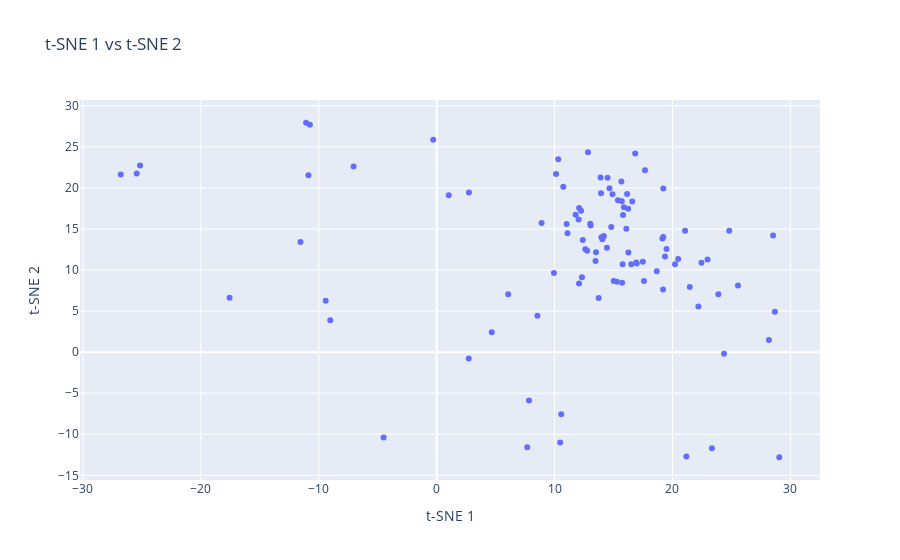

The cell this chart's notebook holds for it:
### Code cell
conv_tsne_embds = TSNE(n_components=2).fit_transform(conv_embds)
plot_words(conv_tsne_embds, 0, number_of_words, 1)

### Figure 1 — Plotly figure (JSON) as saved in the notebook; plotly's stock layout.template omitted (floating-point values rounded to 4 significant figures)
{"data": [{"mode": "markers", "text": ["n", "place", "food", "good", "like", "get", "time", "i", "would", "one", "order", "servic", "great", "back", "realli", "it", "tri", "even", "friend", "look", "want", "got", "come", "ni", "wait", "restaur", "have", "ask", "nthe", "make", "also", "am", "love", "nice", "go", "price", "never", "well", "could", "peopl", "drink", "went", "came", "know", "room", "say", "much", "tabl", "first", "said", "day", "eat", "thing", "take", "not", "tast", "minut", "littl", "best", "better", "way", "that", "night", "call", "think", "need", "two", "bar", "experi", "work", "give", "chicken", "pretti", "staff", "alway", "menu", "vega", "see", "there", "here", "made", "bad", "hour", "told", "fri", "use", "star", "custom", "right", "review", "walk", "still", "check", "ever", "around", "locat", "lot", "anoth", "pizza", "new"], "type": "scatter", "x": [14.44, 12.61, 16.93, 15.73, -11.07, 16.84, 12.04, 12.09, 11.79, 22.46, 14.05, 21.47, 15.3, -25.43, 7.688, 19.15, 16.51, 11.03, 10.57, -10.87, 25.56, 28.69, 15.88, 13.06, 12.77, 28.53, 19.36, 10.74, 23.89, 13.74, 13.94, -9.019, 14.18, -25.15, -10.75, 15.67, 8.551, 7.835, 1.027, 14.92, 20.22, 16.59, 19.2, 16.25, 15.38, 12.32, 20.49, 18.67, 15.81, 14.5, 22.2, 13.91, 13.03, 14.66, 19.5, 28.18, 21.18, 24.38, 12.84, -26.79, 6.071, 16.26, 24.81, 14.81, 17.59, 21.07, 10.32, -4.494, 15.7, 16.97, 12.4, 15.77, 9.947, 19.22, 15.02, -17.56, 16.09, -7.043, 12.25, 17.67, 13.98, -11.54, 29.06, 13.48, 23.34, 11.1, 22.98, 2.722, 10.48, -0.2884, 19.22, 12.08, -9.41, 8.903, 4.676, 10.13, 16.15, 2.741, 17.49, 13.52], "y": [12.7, 12.53, 10.93, 8.456, 27.94, 24.21, 16.14, 17.55, 16.74, 10.88, 13.74, 7.921, 8.57, 21.74, -11.58, 13.84, 10.69, 15.61, -7.569, 21.54, 8.116, 4.931, 17.65, 15.44, 12.34, 14.21, 11.65, 20.16, 7.051, 6.599, 19.34, 3.876, 14.15, 22.75, 27.68, 20.79, 4.426, -5.882, 19.11, 19.22, 10.69, 18.35, 7.624, 17.48, 18.51, 9.128, 11.33, 9.854, 16.69, 21.24, 5.545, 21.28, 15.62, 19.97, 12.56, 1.486, -12.72, -0.1995, 24.36, 21.63, 7.043, 12.14, 14.79, 15.24, 8.669, 14.77, 23.48, -10.4, 18.39, 10.78, 13.67, 10.71, 9.636, 14.01, 8.651, 6.631, 15.03, 22.6, 17.21, 22.16, 13.98, 13.4, -12.8, 11.09, -11.71, 14.48, 11.29, -0.7749, -11.01, 25.86, 19.94, 8.366, 6.244, 15.72, 2.42, 21.68, 19.25, 19.43, 11.01, 12.18]}], "layout": {"hovermode": "closest", "title": {"text": "t-SNE 1 vs t-SNE 2"}, "xaxis": {"title": {"text": "t-SNE 1"}}, "yaxis": {"title": {"text": "t-SNE 2"}}}}
